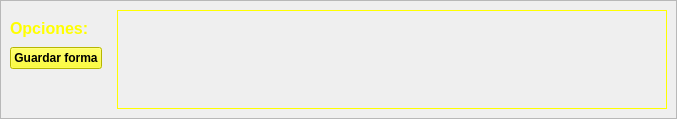
      <widget class="QWidget" name="tab_4">
       <attribute name="title">
        <string>FORMA</string>
       </attribute>
       <layout class="QGridLayout" name="gridLayout_9">
        <property name="leftMargin">
         <number>0</number>
        </property>
        <property name="topMargin">
         <number>0</number>
        </property>
        <property name="rightMargin">
         <number>0</number>
        </property>
        <property name="bottomMargin">
         <number>0</number>
        </property>
        <property name="spacing">
         <number>0</number>
        </property>
        <item row="0" column="0">
         <widget class="QFrame" name="frame_4">
          <property name="frameShape">
           <enum>QFrame::StyledPanel</enum>
          </property>
          <property name="frameShadow">
           <enum>QFrame::Raised</enum>
          </property>
          <layout class="QGridLayout" name="gridLayout_8">
           <property name="horizontalSpacing">
            <number>15</number>
           </property>
           <property name="verticalSpacing">
            <number>9</number>
           </property>
           <item row="1" column="0">
            <widget class="QLabel" name="label_9">
             <property name="font">
              <font>
               <pointsize>12</pointsize>
               <weight>75</weight>
               <bold>true</bold>
              </font>
             </property>
             <property name="styleSheet">
              <string notr="true">color: rgb(255, 255, 0);
background-color: qlineargradient(spread:pad, x1:1, y1:1, x2:1, y2:1, stop:0 rgba(0, 0, 0, 0), stop:1 rgba(255, 255, 255, 255));</string>
             </property>
             <property name="text">
              <string>Opciones:</string>
             </property>
            </widget>
           </item>
           <item row="3" column="0">
            <spacer name="verticalSpacer_5">
             <property name="orientation">
              <enum>Qt::Vertical</enum>
             </property>
             <property name="sizeHint" stdset="0">
              <size>
               <width>20</width>
               <height>40</height>
              </size>
             </property>
            </spacer>
           </item>
           <item row="2" column="0">
            <widget class="QPushButton" name="guardarFormaButton">
             <property name="font">
              <font>
               <pointsize>9</pointsize>
               <weight>75</weight>
               <bold>true</bold>
              </font>
             </property>
             <property name="styleSheet">
              <string notr="true">
background-color: rgb(255, 255, 0);</string>
             </property>
             <property name="text">
              <string>Guardar forma</string>
             </property>
            </widget>
           </item>
           <item row="0" column="1" rowspan="4">
            <widget class="QLabel" name="imagenFormaLabel">
             <property name="minimumSize">
              <size>
               <width>550</width>
               <height>0</height>
              </size>
             </property>
             <property name="palette">
              <palette>
               <active>
                <colorrole role="WindowText">
                 <brush brushstyle="SolidPattern">
                  <color alpha="255">
                   <red>255</red>
                   <green>255</green>
                   <blue>0</blue>
                  </color>
                 </brush>
                </colorrole>
                <colorrole role="Button">
                 <brush brushstyle="LinearGradientPattern">
                  <gradient startx="0.000000000000000" starty="0.000000000000000" endx="1.000000000000000" endy="1.000000000000000" type="LinearGradient" spread="PadSpread" coordinatemode="ObjectBoundingMode">
                   <gradientstop position="0.000000000000000">
                    <color alpha="255">
                     <red>0</red>
                     <green>0</green>
                     <blue>0</blue>
                    </color>
                   </gradientstop>
                   <gradientstop position="1.000000000000000">
                    <color alpha="255">
                     <red>111</red>
                     <green>111</green>
                     <blue>111</blue>
                    </color>
                   </gradientstop>
                  </gradient>
                 </brush>
                </colorrole>
                <colorrole role="Base">
                 <brush brushstyle="LinearGradientPattern">
                  <gradient startx="0.000000000000000" starty="0.000000000000000" endx="1.000000000000000" endy="1.000000000000000" type="LinearGradient" spread="PadSpread" coordinatemode="ObjectBoundingMode">
                   <gradientstop position="0.000000000000000">
                    <color alpha="255">
                     <red>0</red>
                     <green>0</green>
                     <blue>0</blue>
                    </color>
                   </gradientstop>
                   <gradientstop position="1.000000000000000">
                    <color alpha="255">
                     <red>111</red>
                     <green>111</green>
                     <blue>111</blue>
                    </color>
                   </gradientstop>
                  </gradient>
                 </brush>
                </colorrole>
                <colorrole role="Window">
                 <brush brushstyle="LinearGradientPattern">
                  <gradient startx="0.000000000000000" starty="0.000000000000000" endx="1.000000000000000" endy="1.000000000000000" type="LinearGradient" spread="PadSpread" coordinatemode="ObjectBoundingMode">
                   <gradientstop position="0.000000000000000">
                    <color alpha="255">
                     <red>0</red>
                     <green>0</green>
                     <blue>0</blue>
                    </color>
                   </gradientstop>
                   <gradientstop position="1.000000000000000">
                    <color alpha="255">
                     <red>111</red>
                     <green>111</green>
                     <blue>111</blue>
                    </color>
                   </gradientstop>
                  </gradient>
                 </brush>
                </colorrole>
               </active>
               <inactive>
                <colorrole role="WindowText">
                 <brush brushstyle="SolidPattern">
                  <color alpha="255">
                   <red>255</red>
                   <green>255</green>
                   <blue>0</blue>
                  </color>
                 </brush>
                </colorrole>
                <colorrole role="Button">
                 <brush brushstyle="LinearGradientPattern">
                  <gradient startx="0.000000000000000" starty="0.000000000000000" endx="1.000000000000000" endy="1.000000000000000" type="LinearGradient" spread="PadSpread" coordinatemode="ObjectBoundingMode">
                   <gradientstop position="0.000000000000000">
                    <color alpha="255">
                     <red>0</red>
                     <green>0</green>
                     <blue>0</blue>
                    </color>
                   </gradientstop>
                   <gradientstop position="1.000000000000000">
                    <color alpha="255">
                     <red>111</red>
                     <green>111</green>
                     <blue>111</blue>
                    </color>
                   </gradientstop>
                  </gradient>
                 </brush>
                </colorrole>
                <colorrole role="Base">
                 <brush brushstyle="LinearGradientPattern">
                  <gradient startx="0.000000000000000" starty="0.000000000000000" endx="1.000000000000000" endy="1.000000000000000" type="LinearGradient" spread="PadSpread" coordinatemode="ObjectBoundingMode">
                   <gradientstop position="0.000000000000000">
                    <color alpha="255">
                     <red>0</red>
                     <green>0</green>
                     <blue>0</blue>
                    </color>
                   </gradientstop>
                   <gradientstop position="1.000000000000000">
                    <color alpha="255">
                     <red>111</red>
                     <green>111</green>
                     <blue>111</blue>
                    </color>
                   </gradientstop>
                  </gradient>
                 </brush>
                </colorrole>
                <colorrole role="Window">
                 <brush brushstyle="LinearGradientPattern">
                  <gradient startx="0.000000000000000" starty="0.000000000000000" endx="1.000000000000000" endy="1.000000000000000" type="LinearGradient" spread="PadSpread" coordinatemode="ObjectBoundingMode">
                   <gradientstop position="0.000000000000000">
                    <color alpha="255">
                     <red>0</red>
                     <green>0</green>
                     <blue>0</blue>
                    </color>
                   </gradientstop>
                   <gradientstop position="1.000000000000000">
                    <color alpha="255">
                     <red>111</red>
                     <green>111</green>
                     <blue>111</blue>
                    </color>
                   </gradientstop>
                  </gradient>
                 </brush>
                </colorrole>
               </inactive>
               <disabled>
                <colorrole role="WindowText">
                 <brush brushstyle="SolidPattern">
                  <color alpha="255">
                   <red>120</red>
                   <green>120</green>
                   <blue>120</blue>
                  </color>
                 </brush>
                </colorrole>
                <colorrole role="Button">
                 <brush brushstyle="LinearGradientPattern">
                  <gradient startx="0.000000000000000" starty="0.000000000000000" endx="1.000000000000000" endy="1.000000000000000" type="LinearGradient" spread="PadSpread" coordinatemode="ObjectBoundingMode">
                   <gradientstop position="0.000000000000000">
                    <color alpha="255">
                     <red>0</red>
                     <green>0</green>
                     <blue>0</blue>
                    </color>
                   </gradientstop>
                   <gradientstop position="1.000000000000000">
                    <color alpha="255">
                     <red>111</red>
                     <green>111</green>
                     <blue>111</blue>
                    </color>
                   </gradientstop>
                  </gradient>
                 </brush>
                </colorrole>
                <colorrole role="Base">
                 <brush brushstyle="LinearGradientPattern">
                  <gradient startx="0.000000000000000" starty="0.000000000000000" endx="1.000000000000000" endy="1.000000000000000" type="LinearGradient" spread="PadSpread" coordinatemode="ObjectBoundingMode">
                   <gradientstop position="0.000000000000000">
                    <color alpha="255">
                     <red>0</red>
                     <green>0</green>
                     <blue>0</blue>
                    </color>
                   </gradientstop>
                   <gradientstop position="1.000000000000000">
                    <color alpha="255">
                     <red>111</red>
                     <green>111</green>
                     <blue>111</blue>
                    </color>
                   </gradientstop>
                  </gradient>
                 </brush>
                </colorrole>
                <colorrole role="Window">
                 <brush brushstyle="LinearGradientPattern">
                  <gradient startx="0.000000000000000" starty="0.000000000000000" endx="1.000000000000000" endy="1.000000000000000" type="LinearGradient" spread="PadSpread" coordinatemode="ObjectBoundingMode">
                   <gradientstop position="0.000000000000000">
                    <color alpha="255">
                     <red>0</red>
                     <green>0</green>
                     <blue>0</blue>
                    </color>
                   </gradientstop>
                   <gradientstop position="1.000000000000000">
                    <color alpha="255">
                     <red>111</red>
                     <green>111</green>
                     <blue>111</blue>
                    </color>
                   </gradientstop>
                  </gradient>
                 </brush>
                </colorrole>
               </disabled>
              </palette>
             </property>
             <property name="frameShape">
              <enum>QFrame::Box</enum>
             </property>
             <property name="text">
              <string/>
             </property>
             <property name="scaledContents">
              <bool>true</bool>
             </property>
            </widget>
           </item>
          </layout>
         </widget>
        </item>
       </layout>
      </widget>
